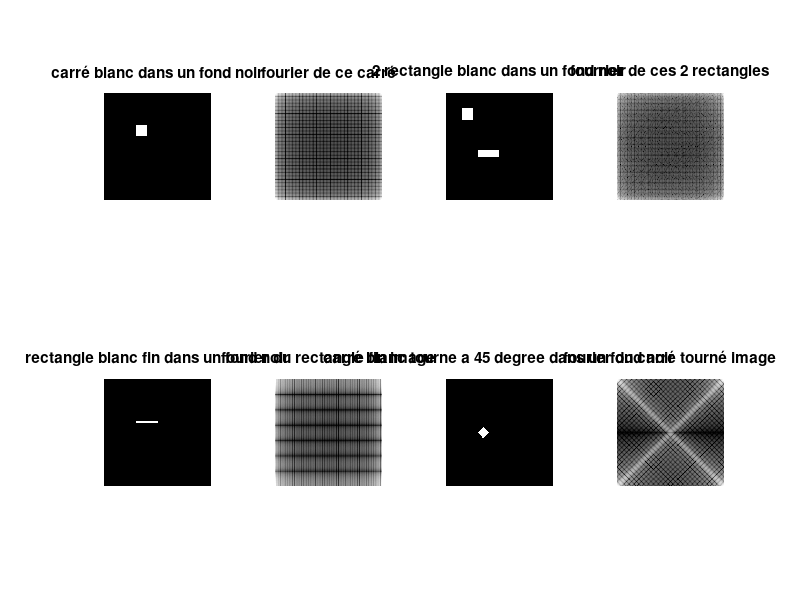
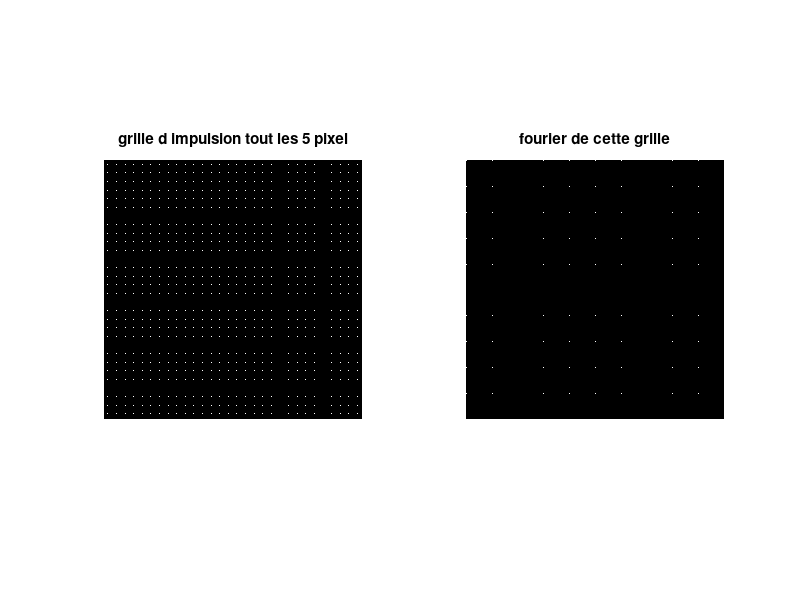
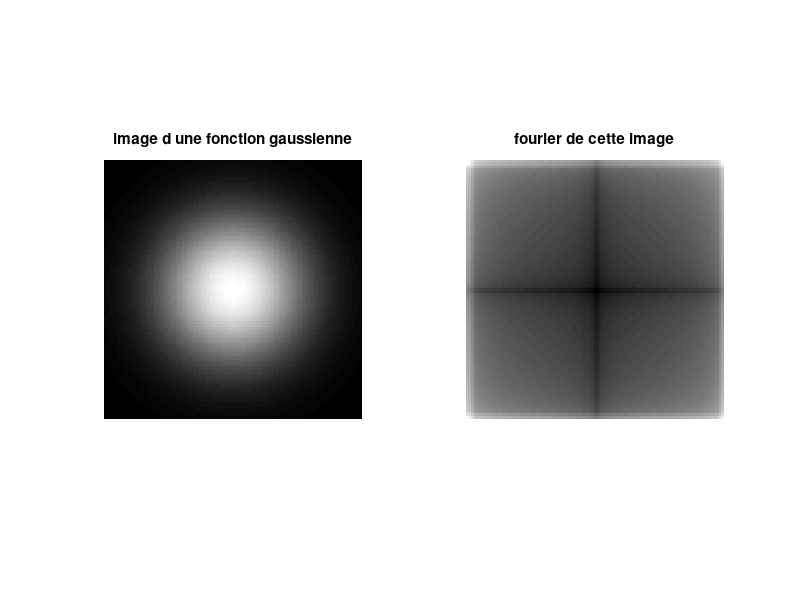

The MATLAB source for these figures, in order:
pkg load image

x_size = 300;
y_size = 300;

x_rapport = x_size/100;
y_rapport = y_size/100;







%%%%%%%%%%%%%%%%%%% display result %%%%%%%%%%%%%%%%%%%%%
%{
1. Générez une image comportant un rectangle blanc sur un fond noir.
2. Calculez la transformée de Fourier et affichez le résultat (on affichera l'amplitude en rehaussant
les hautes fréquences). Expliquez le résultat obtenu.
3. Modifiez la taille du rectangle, sa position, son orientation et refaites la même chose.
%}


rect_vers_1 = zeros(x_size,y_size);
rect_vers_1(30*x_rapport:40*x_rapport,30*y_rapport:40*y_rapport) = 255;
rect_vers_2 = zeros(x_size,y_size);
rect_vers_2(15*x_rapport:25*x_rapport,15*y_rapport:25*y_rapport) = 255;
rect_vers_2(54*x_rapport:60*x_rapport,30*y_rapport:50*y_rapport) = 255;
rect_vers_3 = zeros(x_size,y_size);
rect_vers_3(39*x_rapport:41*x_rapport,30*y_rapport:50*y_rapport) = 255;
rect_vers_4 = imrotate(rect_vers_1, 45);

f_rect1 = log(1+0.1 * abs(fft2(rect_vers_1 )));
f_rect2 = log(1 + 0.1*abs(fft2(rect_vers_2 )));
f_rect3 = log(1+0.1 * abs(fft2(rect_vers_3 )));
f_rect4 = log(1+0.1 * abs(fft2(rect_vers_4 )));


figure(1);
subplot(2,4,1)
imshow(rect_vers_1,[])
title('carré blanc dans un fond noir')
subplot(2,4,2)
imshow(f_rect1,[])
title('fourier de ce carré')
subplot(2,4,3)
imshow(rect_vers_2,[])
title('2 rectangle blanc dans un fond noir')
subplot(2,4,4)
imshow(f_rect2,[])
title('fourrier de ces 2 rectangles')
subplot(2,4,5)
imshow(rect_vers_3,[])
title('rectangle blanc fin dans un fond noir')
subplot(2,4,6)
imshow(f_rect3,[])
title('fourier du rectangle fin image')
subplot(2,4,7)
imshow(rect_vers_4,[])
title('carré blanc tourne a 45 degree dans un fond noir')
subplot(2,4,8)
imshow(f_rect4,[])
title('fourier du carré tourné image')
waitforbuttonpress;


%{
4. Calculez la transformée de Fourier d’une grille d’impulsions (points blancs régulièrement espacés
dans une image de fond noir).
%}

grid = zeros(x_size,y_size);
grid(5:10:x_size-5,5:10:y_size-5) = 255;
fourier_grid = log(1+0.1*abs(fft2(grid )));

figure(2)
subplot(1,2,1)
imshow(grid,[])
title('grille d impulsion tout les 5 pixel')
subplot(1,2,2)
imshow(fourier_grid,[])
title('fourier de cette grille')

waitforbuttonpress;
%{
5. Calculez la transformée de Fourier d’une Gaussienne en 2D et faites varier la largeur.
Commentez.
Attention aux images de nature complexe et au « shift » nécessaire (fonctions à utiliser : fft2, abs,
angle, fftshift…)
%}

# il faut une taille de fenetre impaire
gauss = fspecial('gaussian',101,20);
gauss_f = log(abs(fft2(gauss)));

figure(3)
subplot(1,2,1)
imshow(gauss,[])
title('image d une fonction gaussienne')
subplot(1,2,2)
imshow(gauss_f,[])
title('fourier de cette image')



